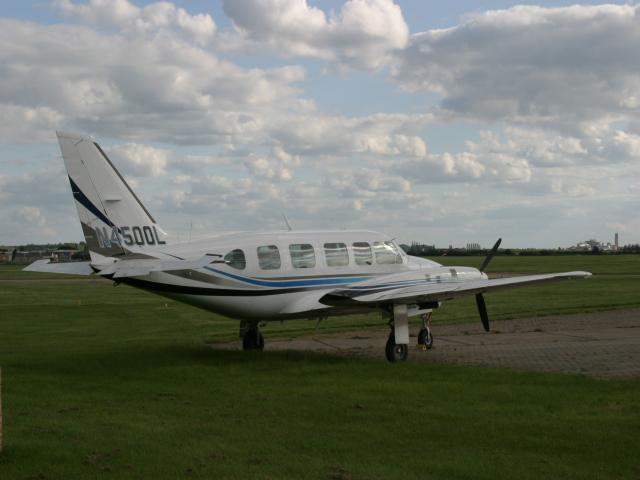
#> input picture images/msrcorid/aeroplanes/single/166_6629.JPG, 640 x 480 px; its folder holds only this picture in this run
$ python convert.py
#> lines starting #> are read from the running program, lines starting #| are printed output that depends on the picture
import os
from PIL import Image
def process_images(input_folder, output_folder):
    # Ensure output folder exists
#> called with input_folder = '../images/msrcorid/single/', output_folder = '../images/msrcorid/grayscale'
    os.makedirs(output_folder, exist_ok=True)

    for root, dirs, files in os.walk(input_folder):
        # Maintain folder hierarchy in output
        relative_path = os.path.relpath(root, input_folder)
        target_path = os.path.join(output_folder, relative_path)
        # os.makedirs(target_path, exist_ok=True)

        for file in files:
            if file.lower().endswith(('.png', '.jpg', '.jpeg', '.bmp', '.gif', '.tiff')):
                input_file_path = os.path.join(root, file)
                output_file_path = os.path.join(target_path, file)

                try:
                    # Open the image and convert to grayscale
                    with Image.open(input_file_path) as img:
#> img is the input picture: PIL image 640x480 RGB; mean R, G, B 110.3, 115.9, 104.7
                        gray_img = img.convert('L')
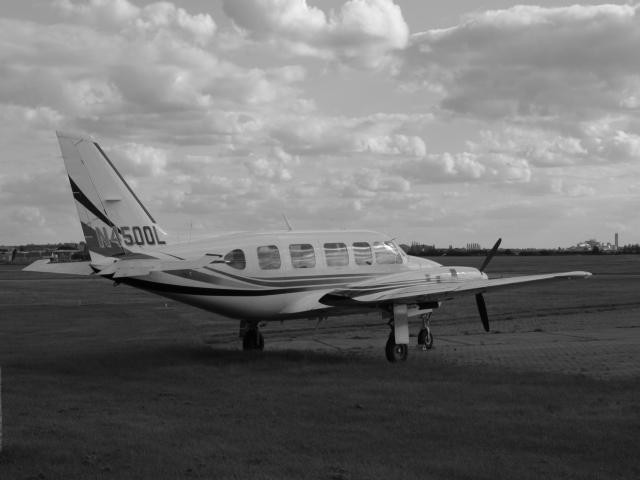
#> gray_img: PIL image 640x480 L; min 1, max 254, mean 112.9
                        # Save the grayscale image to the target folder
                        gray_img.save(output_file_path)
                        print(f"Processed: {input_file_path} -> {output_file_path}")
                except Exception as e:
                    print(f"Error processing {input_file_path}: {e}")

# Example usage
input_folder = "../images/msrcorid/single/"
output_folder = "../images/msrcorid/grayscale"

process_images(input_folder, output_folder)

$ run again, on images/msrcorid/aeroplanes/single/166_6656.JPG
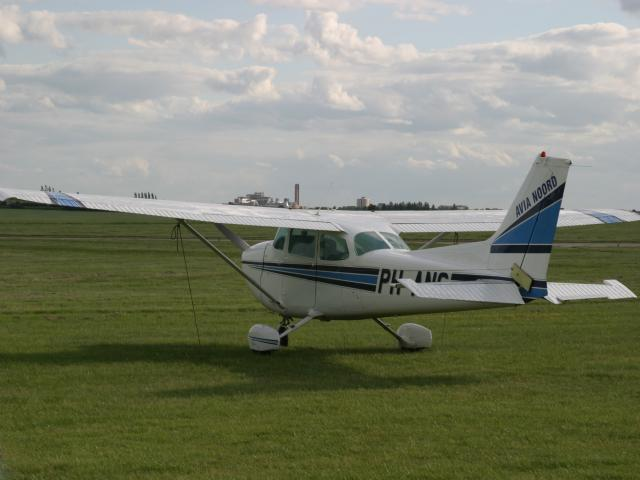
#> input picture images/msrcorid/aeroplanes/single/166_6656.JPG, 640 x 480 px
#> in process_images, img is the input picture: PIL image 640x480 RGB; mean R, G, B 124.8, 129, 109.3
#> in process_images, `gray_img = img.convert('L')`:
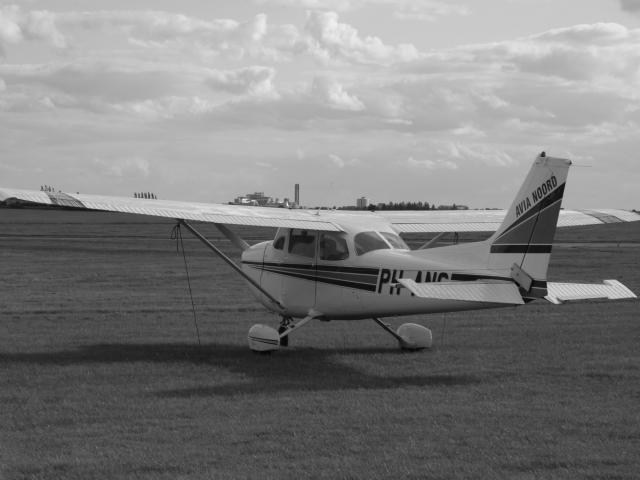
#> gray_img: PIL image 640x480 L; min 3, max 243, mean 125.5

$ run again, on images/msrcorid/aeroplanes/single/166_6660.JPG
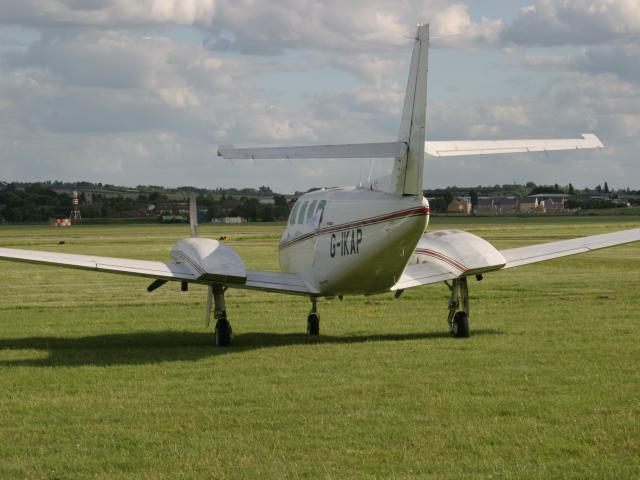
#> input picture images/msrcorid/aeroplanes/single/166_6660.JPG, 640 x 480 px
#> in process_images, img is the input picture: PIL image 640x480 RGB; mean R, G, B 127.1, 130, 101.6
#> in process_images, `gray_img = img.convert('L')`:
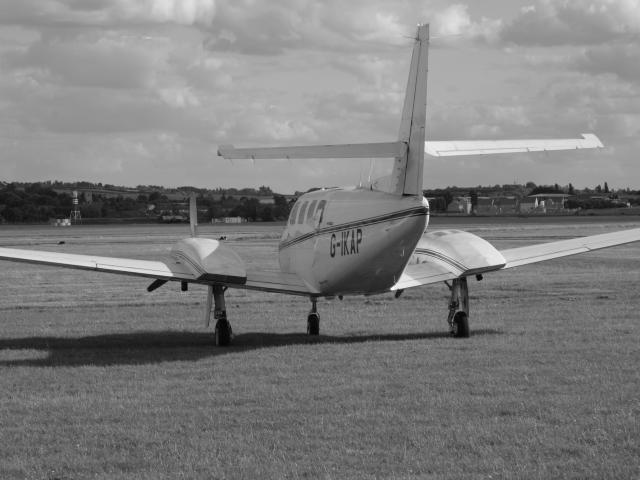
#> gray_img: PIL image 640x480 L; min 1, max 252, mean 125.9

$ run again, on images/msrcorid/aeroplanes/single/166_6678.JPG
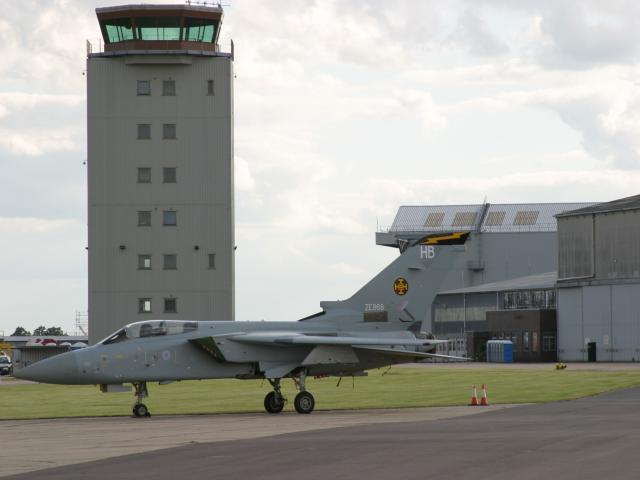
#> input picture images/msrcorid/aeroplanes/single/166_6678.JPG, 640 x 480 px
#> in process_images, img is the input picture: PIL image 640x480 RGB; mean R, G, B 156.2, 156.7, 151.8
#> in process_images, `gray_img = img.convert('L')`:
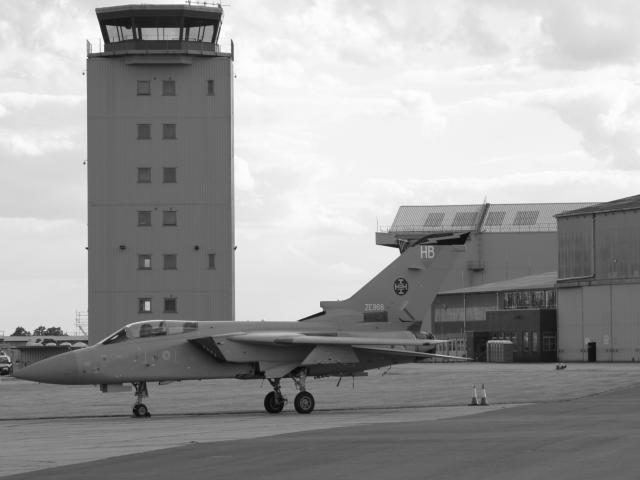
#> gray_img: PIL image 640x480 L; min 4, max 255, mean 156

$ run again, on images/msrcorid/aeroplanes/single/166_6636.JPG
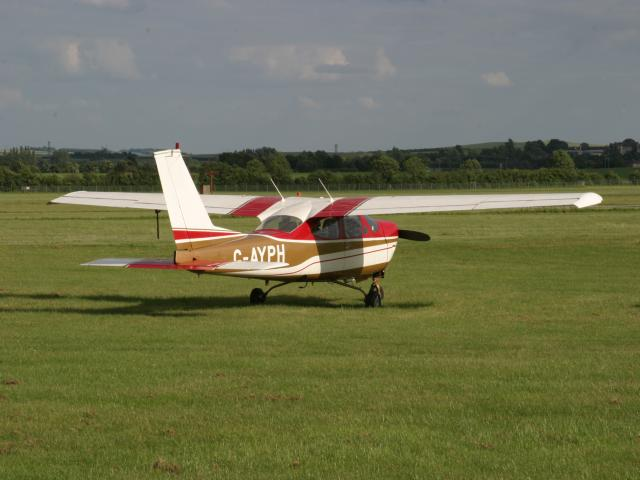
#> input picture images/msrcorid/aeroplanes/single/166_6636.JPG, 640 x 480 px
#> in process_images, img is the input picture: PIL image 640x480 RGB; mean R, G, B 111.4, 113.2, 81.2
#> in process_images, `gray_img = img.convert('L')`:
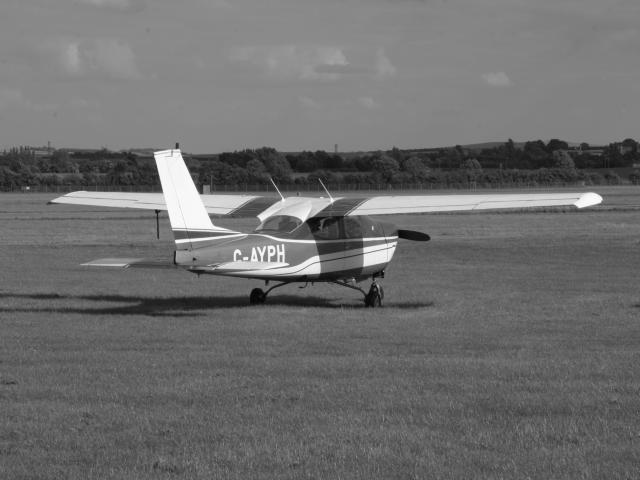
#> gray_img: PIL image 640x480 L; min 0, max 254, mean 109.1
